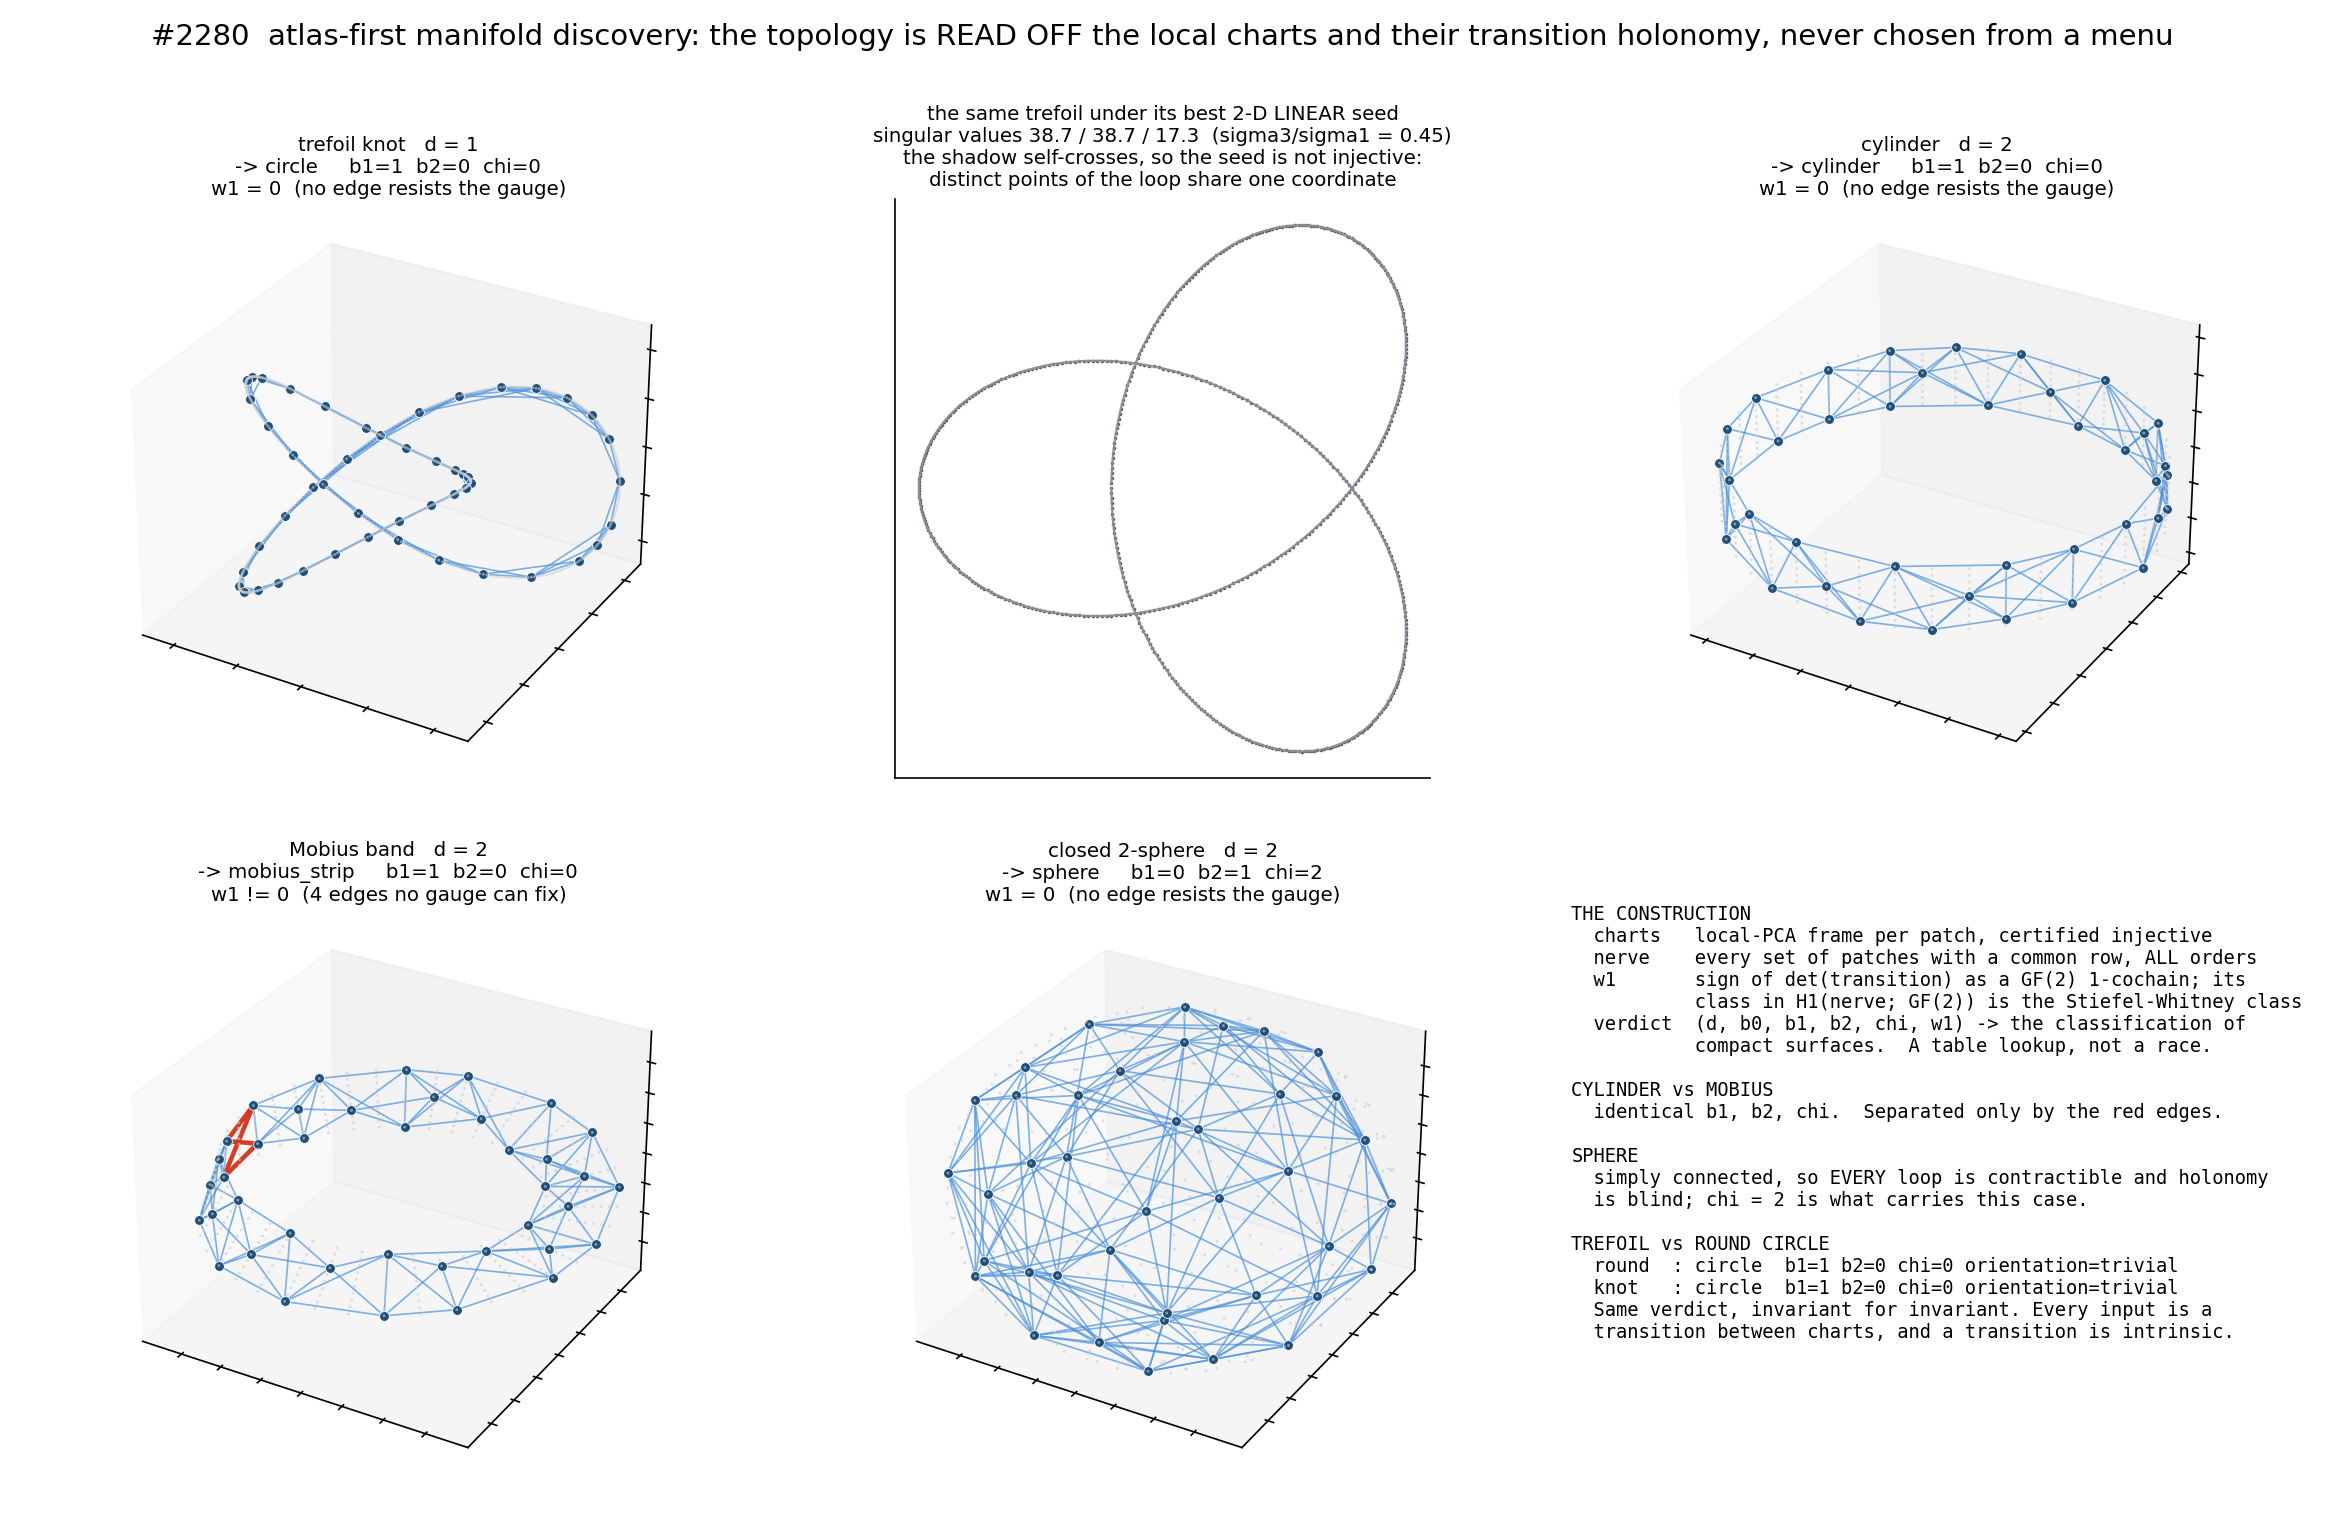

Reproduce this figure in Python.
"""#2280: atlas-first manifold discovery — the recovered atlas and its verdict.

Renders what `manifold::atlas_topology::observe_atlas_topology` actually built on
four fixtures of KNOWN topology: the patch centers it elected, the nerve edges
that carry a certified transition, and the sign of each transition's orientation
class. Red edges are the orientation-REVERSING ones — on the Mobius band they are
the half-twist, and they are the only thing that distinguishes it from the
cylinder, whose GF(2) homology and Euler characteristic are identical.

The topology is NOT plotted from the fixture's known answer; every number in the
figure is the readout's own. Rust is the single source of truth, so this script
plots a dump rather than recomputing anything. Produce the dump with:

    cargo test -p gam-sae --lib zz_measure_atlas_plot_dump_2280 \
        -- --nocapture --test-threads=1 2> dump.log

then

    python3 artifacts/issue_2280_atlas_first_topology.py dump.log \
        artifacts/issue_2280_atlas_first_topology.png
"""
import sys

import numpy as np
import matplotlib

matplotlib.use("Agg")
import matplotlib.pyplot as plt
from mpl_toolkits.mplot3d import Axes3D  # noqa: F401
from mpl_toolkits.mplot3d.art3d import Line3DCollection

LOG = sys.argv[1]
OUT = sys.argv[2]

CLOUD = "#c9ccd1"
CENTER = "#1f4e79"
KEEP = "#4a90d9"
FLIP = "#d1341c"


def parse(path):
    data = {}
    for raw in open(path, "r", errors="replace"):
        if not raw.startswith("PLOT "):
            continue
        parts = raw.split()
        label, kind = parts[1], parts[2]
        d = data.setdefault(label, {"points": {}, "centers": {}, "edges": [], "verdict": ""})
        if kind == "POINT":
            d["points"][int(parts[3])] = (float(parts[4]), float(parts[5]), float(parts[6]))
        elif kind == "CENTER":
            d["centers"][int(parts[3])] = int(parts[4])
        elif kind == "EDGE":
            d["edges"].append((int(parts[3]), int(parts[4]), int(parts[5])))
        elif kind == "VERDICT":
            d["verdict"] = raw.split("VERDICT", 1)[1].strip()
    for d in data.values():
        arr = np.zeros((max(d["points"]) + 1, 3))
        for i, xyz in d["points"].items():
            arr[i] = xyz
        d["xyz"] = arr
    return data


def field(verdict, key):
    for token in verdict.split():
        if token.startswith(key + "="):
            return token.split("=", 1)[1]
    return "?"


def headline(verdict):
    return verdict.split(":")[0].replace("atlas observes ", "").replace("atlas ", "")


def draw_atlas(ax, d, title):
    xyz = d["xyz"]
    ax.scatter(xyz[:, 0], xyz[:, 1], xyz[:, 2], s=2, c=CLOUD, alpha=0.6, linewidths=0)
    centers = sorted(d["centers"].values())
    cxyz = xyz[centers]
    keep, flip = [], []
    for a, b, sign in d["edges"]:
        (flip if sign < 0 else keep).append([tuple(xyz[a]), tuple(xyz[b])])
    if keep:
        ax.add_collection3d(Line3DCollection(keep, colors=KEEP, linewidths=0.8, alpha=0.7))
    if flip:
        ax.add_collection3d(Line3DCollection(flip, colors=FLIP, linewidths=2.2, alpha=0.95))
    ax.scatter(
        cxyz[:, 0], cxyz[:, 1], cxyz[:, 2],
        s=22, c=CENTER, depthshade=False, edgecolors="white", linewidths=0.4, zorder=6,
    )
    v = d["verdict"]
    ax.set_title(
        "%s\n-> %s     b1=%s  b2=%s  chi=%s\n%s"
        % (
            title,
            headline(v),
            field(v, "b1"),
            field(v, "b2"),
            field(v, "chi"),
            "w1 = 0  (no edge resists the gauge)"
            if not flip
            else "w1 != 0  (%d edge%s no gauge can fix)"
            % (len(flip), "" if len(flip) == 1 else "s"),
        ),
        fontsize=9.5,
        pad=0,
    )
    for setter in (ax.set_xticklabels, ax.set_yticklabels, ax.set_zticklabels):
        setter([])
    ax.grid(False)
    lim = np.abs(xyz).max() * 0.8
    ax.set_xlim(-lim, lim)
    ax.set_ylim(-lim, lim)
    ax.set_zlim(-lim, lim)


data = parse(LOG)
fig = plt.figure(figsize=(15.5, 10.2))
fig.suptitle(
    "#2280  atlas-first manifold discovery: the topology is READ OFF the local charts "
    "and their transition holonomy, never chosen from a menu",
    fontsize=14,
    y=0.985,
)

order = [
    ("trefoil", "trefoil knot   d = 1"),
    ("cylinder", "cylinder   d = 2"),
    ("mobius", "Mobius band   d = 2"),
    ("sphere", "closed 2-sphere   d = 2"),
]
positions = [1, 3, 4, 5]
for (key, title), pos in zip(order, positions):
    ax = fig.add_subplot(2, 3, pos, projection="3d")
    draw_atlas(ax, data[key], title)

# What a global-linear seed sees on the same trefoil.
ax2 = fig.add_subplot(2, 3, 2)
xyz = data["trefoil"]["xyz"]
centered = xyz - xyz.mean(axis=0)
_, s, vt = np.linalg.svd(centered, full_matrices=False)
proj = centered @ vt[:2].T
ax2.plot(proj[:, 0], proj[:, 1], "-", lw=1.0, color="#8b8f95")
ax2.scatter(proj[:, 0], proj[:, 1], s=3, c="#5c6066", linewidths=0)
ax2.set_title(
    "the same trefoil under its best 2-D LINEAR seed\n"
    "singular values %.1f / %.1f / %.1f  (sigma3/sigma1 = %.2f)\n"
    "the shadow self-crosses, so the seed is not injective:\n"
    "distinct points of the loop share one coordinate"
    % (s[0], s[1], s[2], s[2] / s[0]),
    fontsize=9.5,
)
ax2.set_aspect("equal")
ax2.set_xticks([])
ax2.set_yticks([])
for side in ("top", "right"):
    ax2.spines[side].set_visible(False)

ax6 = fig.add_subplot(2, 3, 6)
ax6.axis("off")
circle_v = data["circle"]["verdict"]
trefoil_v = data["trefoil"]["verdict"]
ax6.text(
    0.0,
    1.0,
    "THE CONSTRUCTION\n"
    "  charts   local-PCA frame per patch, certified injective\n"
    "  nerve    every set of patches with a common row, ALL orders\n"
    "  w1       sign of det(transition) as a GF(2) 1-cochain; its\n"
    "           class in H1(nerve; GF(2)) is the Stiefel-Whitney class\n"
    "  verdict  (d, b0, b1, b2, chi, w1) -> the classification of\n"
    "           compact surfaces.  A table lookup, not a race.\n\n"
    "CYLINDER vs MOBIUS\n"
    "  identical b1, b2, chi.  Separated only by the red edges.\n\n"
    "SPHERE\n"
    "  simply connected, so EVERY loop is contractible and holonomy\n"
    "  is blind; chi = 2 is what carries this case.\n\n"
    "TREFOIL vs ROUND CIRCLE\n"
    "  round  : %s\n"
    "  knot   : %s\n"
    "  Same verdict, invariant for invariant. Every input is a\n"
    "  transition between charts, and a transition is intrinsic."
    % (
        headline(circle_v) + "  " + " ".join(circle_v.split()[-5:-1]),
        headline(trefoil_v) + "  " + " ".join(trefoil_v.split()[-5:-1]),
    ),
    va="top",
    ha="left",
    fontsize=9,
    family="monospace",
    transform=ax6.transAxes,
)

fig.subplots_adjust(
    left=0.01, right=0.99, top=0.87, bottom=0.03, wspace=0.06, hspace=0.22
)
fig.savefig(OUT, dpi=150)
print("wrote", OUT)
